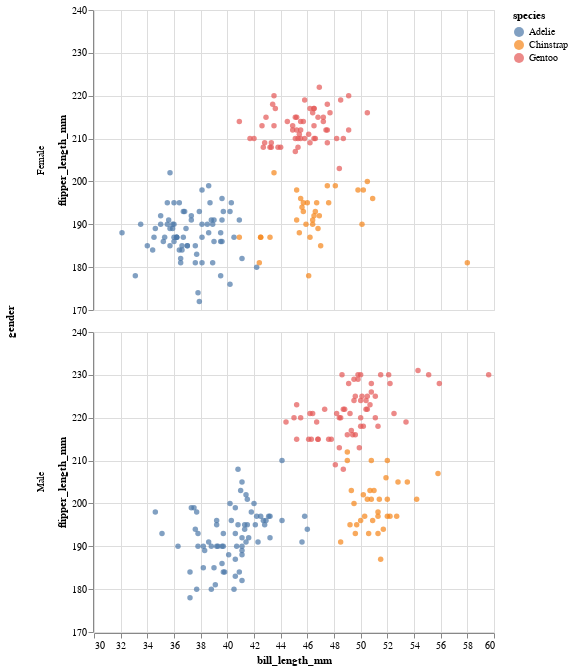

The cell this chart's notebook holds for it:
### Markdown cell above
* Make a facet chart where the penguins are divided according to gender.  (Go back to "Quantitative" encoding for the x channel.)

Here the data is divided by "gender", and the different genders are put into different rows.  That is what the `row="gender"` part means.

### Code cell
alt.Chart(df).mark_circle().encode(
    x=alt.X("bill_length_mm", scale=alt.Scale(domain=(30,60))),
    y=alt.Y("flipper_length_mm", scale=alt.Scale(domain=(170,240))),
    color="species:N",
    row="gender"
)

### Figure 1 — Vega-Lite specification as saved in the notebook (floating-point values rounded to 4 significant figures; data arrays with more than 128 entries replaced by an {"elided": "..."} marker saying what was removed)
{"config": {"view": {"continuousWidth": 400, "continuousHeight": 300}}, "data": {"name": "data-a7bc2cc87e28b8bb84b0376a27fad733"}, "mark": "circle", "encoding": {"color": {"field": "species", "type": "nominal"}, "row": {"field": "gender", "type": "nominal"}, "x": {"field": "bill_length_mm", "scale": {"domain": [30, 60]}, "type": "quantitative"}, "y": {"field": "flipper_length_mm", "scale": {"domain": [170, 240]}, "type": "quantitative"}}, "$schema": "https://vega.github.io/schema/vega-lite/v4.17.0.json", "datasets": {"data-a7bc2cc87e28b8bb84b0376a27fad733": {"elided": "333 records"}}}
